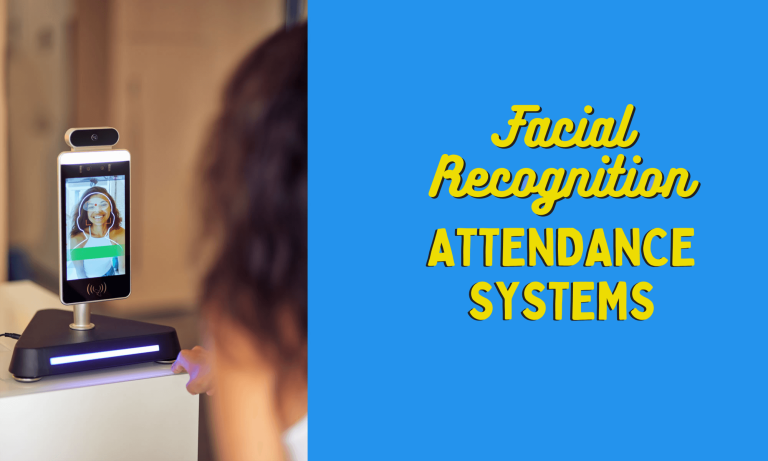
#> input picture Face Recognition Attendace System usi ml/data/FC.png, 1536 x 922 px, given in place of the camera (shown at 1/2 size)
$ python test.py
#> lines starting #> are read from the running program, lines starting #| are printed output that depends on the picture; after the words box and inside, x2 and y2 are one past the last pixel; in counts of white or black regions, pixels touching at a corner belong together


import cv2
import pickle
import numpy as np
import csv
import time
from datetime import datetime
import os
from sklearn.neighbors import KNeighborsClassifier
from win32com.client import Dispatch  # Import the voice module

# Function for speech synthesis
def speak(message):
    speak = Dispatch("SAPI.SpVoice")
    speak.Speak(message)

# Load the faces and labels from the pickle file
with open('data/faces_and_labels.pkl', 'rb') as f:
#> (reads Face Recognition Attendace System usi ml/data/faces_and_labels.pkl from the repository)
    data = pickle.load(f)

faces_data = data['faces']
labels = data['labels']

# Train a KNN classifier on the face data and labels
knn = KNeighborsClassifier(n_neighbors=5)
knn.fit(faces_data, labels)

# Initialize video capture and face detector
video = cv2.VideoCapture(0)
faceDetect = cv2.CascadeClassifier("data/haarcascade_frontalface_default.xml")

# Initialize attendance list
attendance_list = []

# CSV File for storing attendance
attendance_file = "attendance.csv"
if not os.path.isfile(attendance_file):
    # Create the CSV file and write headers if it doesn't exist
    with open(attendance_file, 'w', newline='') as csvfile:
        writer = csv.writer(csvfile)
        writer.writerow(["Name", "Timestamp"])

while True:
    ret, frame = video.read()
#> frame is the input picture: shape (922, 1536, 3); mean B, G, R 166.2, 133.7, 85.7
    gray = cv2.cvtColor(frame, cv2.COLOR_BGR2GRAY)
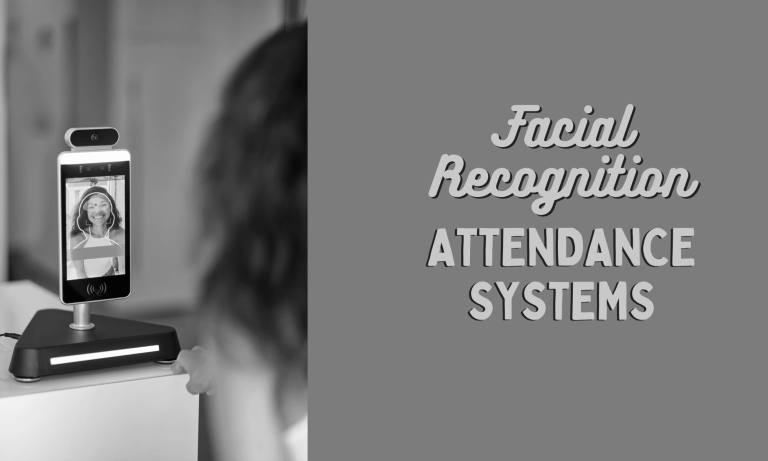
#> gray: shape (922, 1536) (shown at 1/2 size); min 3, max 253, mean 123
    faces = faceDetect.detectMultiScale(gray, 1.3, 5)
#> faces = [[170, 392, 55, 55]]

    for (x, y, w, h) in faces:
        crop_img = frame[y:y + h, x:x + w, :]
        resize_img = cv2.resize(crop_img, (50, 50))  # Resize to match the training data
        flatten_img = resize_img.flatten().reshape(1, -1)  # Flatten and reshape for prediction

        # Predict the label of the face
        predicted_label = knn.predict(flatten_img)[0]

        # Draw bounding box and label
        cv2.rectangle(frame, (x, y), (x + w, y + h), (50, 50, 255), 1)
        cv2.rectangle(frame, (x, y-40), (x + w, y), (0, 0, 255), -1)
        cv2.putText(frame, predicted_label, (x, y - 10), cv2.FONT_HERSHEY_COMPLEX, 1, (255, 255, 255), 1)
#> this loop made 1 pass
#> pass 1, `crop_img = frame[y:y + h, x:x + w, :]`:
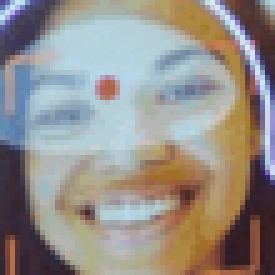
#> crop_img: shape (55, 55, 3) (shown 5 times larger); mean B, G, R 138.5, 143.7, 148.7
#> pass 1, `resize_img = cv2.resize(crop_img, (50, 50))`:
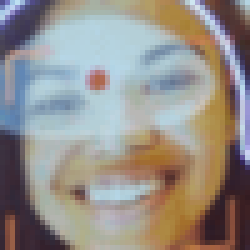
#> resize_img: shape (50, 50, 3) (shown 5 times larger); mean B, G, R 138.5, 143.6, 148.6
#> after the loop:
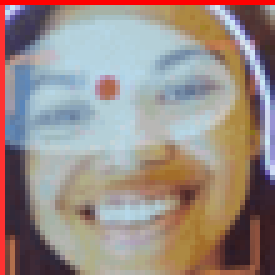
#> crop_img: shape (55, 55, 3) (shown 5 times larger); 3.6% of pixels changed, all inside (x1, y1, x2, y2) = (0, 0, 55, 55)
#> after the loop:
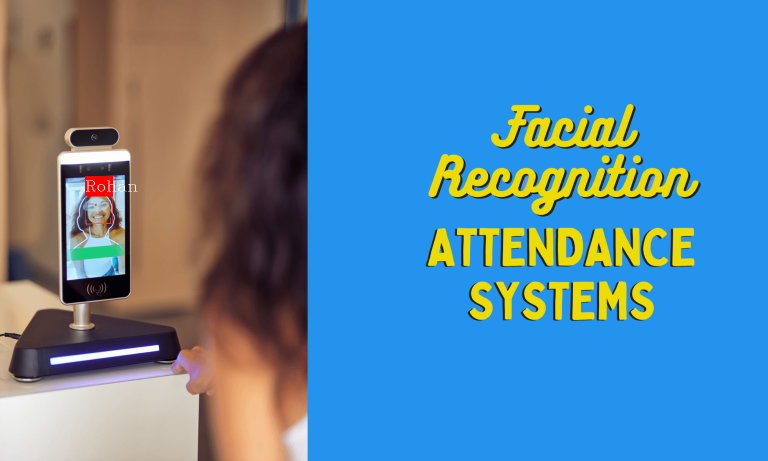
#> frame: shape (922, 1536, 3) (shown at 1/2 size); 0.19% of pixels changed, all inside (x1, y1, x2, y2) = (170, 352, 275, 448)

    # Display the frame
    cv2.imshow("Frame", frame)

    k = cv2.waitKey(1)
#> (key q is pressed here)

    if k == ord('o'):  # If 'o' is pressed, take attendance
        ts = time.time()
        timestamp = datetime.fromtimestamp(ts).strftime("%H:%M:%S")
        date = datetime.fromtimestamp(ts).strftime("%d-%m-%y")

        # Record attendance in the list and the CSV
        attendance_list.append({"name": predicted_label, "time": timestamp})

        # Store the attendance in the CSV file
        with open(attendance_file, 'a', newline='') as csvfile:
            writer = csv.writer(csvfile)
            writer.writerow([predicted_label, timestamp])

        # Announce attendance
        speak(f"Attendance is taken for {predicted_label} at {timestamp}")
        print(f"Attendance taken for {predicted_label} at {timestamp}")

    if k == ord('q'):  # Exit the loop when 'q' is pressed
        break

video.release()
cv2.destroyAllWindows()
